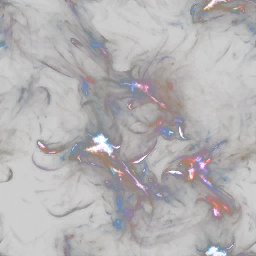
#> input picture glow/img/tex/aura0.png, 256 x 256 px; its folder holds 2 pictures in this run
$ python lum_to_alpha.py img/tex
#> lines starting #> are read from the running program, lines starting #| are printed output that depends on the picture
from PIL import Image
import sys
import os

def convert_atex(path):
#> called with path = 'img/tex/aura0.png'
    imag = Image.open(path)
#> imag is the input picture: PIL image 256x256 RGBA; mean R, G, B, A 33.2, 27.7, 30.2, 92.6
    imag = imag.convert ('RGBA')
    imag.putalpha(imag.convert('L'))
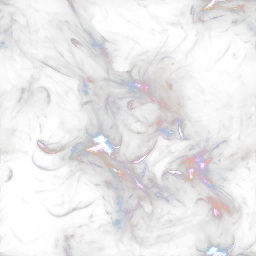
#> imag: PIL image 256x256 RGBA; mean R, G, B, A 33.2, 27.7, 30.2, 29.6; transparent parts drawn white
    imag.save(path)

path = sys.argv[1]
files = os.listdir(path)
for f in files:
    if f.endswith(".png"):
        convert_atex(os.path.join(path, f))
#> pass 2 of the loop `for f in files:`:
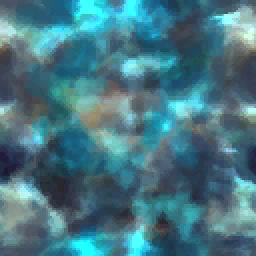
#> input picture glow/img/tex/aura2.png, 128 x 128 px (shown 2 times larger)
#> in convert_atex, imag is the input picture: PIL image 128x128 RGBA; mean R, G, B, A 70.6, 118.6, 131, 255
#> in convert_atex (call 2), `imag.putalpha(imag.convert('L'))`:
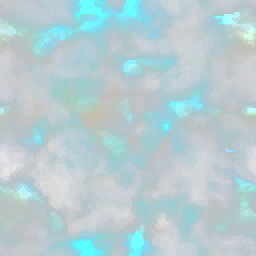
#> imag: PIL image 128x128 RGBA (shown 2 times larger); mean R, G, B, A 70.6, 118.6, 131, 105.7; transparent parts drawn white
